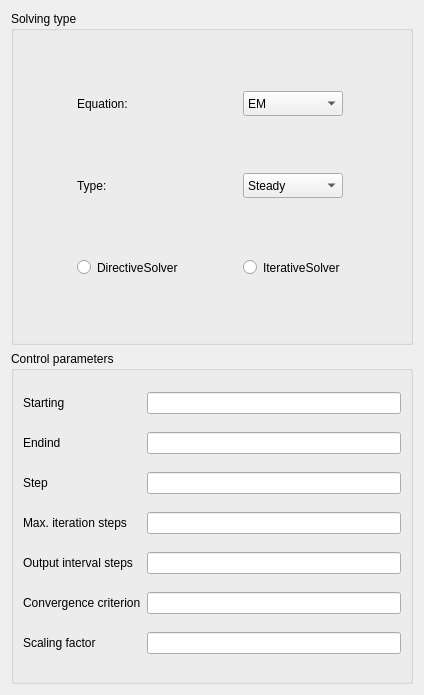
<?xml version="1.0" encoding="UTF-8"?>
<ui version="4.0">
 <class>MySimIIGui::SolverSettings</class>
 <widget class="QWidget" name="MySimIIGui::SolverSettings">
  <property name="geometry">
   <rect>
    <x>0</x>
    <y>0</y>
    <width>424</width>
    <height>695</height>
   </rect>
  </property>
  <property name="minimumSize">
   <size>
    <width>150</width>
    <height>250</height>
   </size>
  </property>
  <property name="sizeIncrement">
   <size>
    <width>0</width>
    <height>0</height>
   </size>
  </property>
  <property name="baseSize">
   <size>
    <width>0</width>
    <height>0</height>
   </size>
  </property>
  <property name="windowTitle">
   <string>Solver settings</string>
  </property>
  <layout class="QGridLayout" name="gridLayout_3">
   <item row="0" column="0">
    <widget class="QGroupBox" name="groupBox">
     <property name="title">
      <string>Solving type</string>
     </property>
     <layout class="QGridLayout" name="gridLayout">
      <item row="2" column="1">
       <widget class="QRadioButton" name="IterativeSolver">
        <property name="maximumSize">
         <size>
          <width>115</width>
          <height>25</height>
         </size>
        </property>
        <property name="text">
         <string>IterativeSolver</string>
        </property>
       </widget>
      </item>
      <item row="1" column="0">
       <widget class="QLabel" name="Label_Type">
        <property name="maximumSize">
         <size>
          <width>50</width>
          <height>25</height>
         </size>
        </property>
        <property name="text">
         <string>Type:</string>
        </property>
       </widget>
      </item>
      <item row="0" column="1">
       <widget class="QComboBox" name="ComboBox_Equations">
        <property name="maximumSize">
         <size>
          <width>100</width>
          <height>25</height>
         </size>
        </property>
        <property name="editable">
         <bool>false</bool>
        </property>
        <item>
         <property name="text">
          <string>EM</string>
         </property>
        </item>
        <item>
         <property name="text">
          <string>CF</string>
         </property>
        </item>
        <item>
         <property name="text">
          <string>Heat</string>
         </property>
        </item>
        <item>
         <property name="text">
          <string>EM+Heat</string>
         </property>
        </item>
        <item>
         <property name="text">
          <string>CF+Heat</string>
         </property>
        </item>
        <item>
         <property name="text">
          <string>EM+CF+Heat</string>
         </property>
        </item>
       </widget>
      </item>
      <item row="1" column="1">
       <widget class="QComboBox" name="ComboBox_Type">
        <property name="maximumSize">
         <size>
          <width>100</width>
          <height>25</height>
         </size>
        </property>
        <property name="editable">
         <bool>false</bool>
        </property>
        <item>
         <property name="text">
          <string>Steady</string>
         </property>
        </item>
        <item>
         <property name="text">
          <string>Transient</string>
         </property>
        </item>
        <item>
         <property name="text">
          <string>Scanning</string>
         </property>
        </item>
       </widget>
      </item>
      <item row="2" column="0">
       <widget class="QRadioButton" name="DirectiveSolver">
        <property name="maximumSize">
         <size>
          <width>115</width>
          <height>25</height>
         </size>
        </property>
        <property name="text">
         <string>DirectiveSolver</string>
        </property>
       </widget>
      </item>
      <item row="0" column="0">
       <widget class="QLabel" name="Label_Solvers">
        <property name="maximumSize">
         <size>
          <width>50</width>
          <height>25</height>
         </size>
        </property>
        <property name="text">
         <string>Equation:</string>
        </property>
       </widget>
      </item>
     </layout>
    </widget>
   </item>
   <item row="1" column="0">
    <widget class="QGroupBox" name="groupBox_2">
     <property name="title">
      <string>Control parameters</string>
     </property>
     <layout class="QGridLayout" name="gridLayout_2">
      <item row="0" column="0">
       <widget class="QLabel" name="label">
        <property name="text">
         <string>Starting</string>
        </property>
       </widget>
      </item>
      <item row="0" column="1">
       <widget class="QLineEdit" name="lineEdit_Starting"/>
      </item>
      <item row="1" column="0">
       <widget class="QLabel" name="label_2">
        <property name="text">
         <string>Endind</string>
        </property>
       </widget>
      </item>
      <item row="1" column="1">
       <widget class="QLineEdit" name="lineEdit_Ending"/>
      </item>
      <item row="2" column="0">
       <widget class="QLabel" name="label_3">
        <property name="text">
         <string>Step</string>
        </property>
       </widget>
      </item>
      <item row="2" column="1">
       <widget class="QLineEdit" name="lineEdit_Step"/>
      </item>
      <item row="3" column="0">
       <widget class="QLabel" name="label_4">
        <property name="text">
         <string>Max. iteration steps</string>
        </property>
       </widget>
      </item>
      <item row="3" column="1">
       <widget class="QLineEdit" name="lineEdit_MaxIterSteps"/>
      </item>
      <item row="4" column="0">
       <widget class="QLabel" name="label_5">
        <property name="text">
         <string>Output interval steps</string>
        </property>
       </widget>
      </item>
      <item row="4" column="1">
       <widget class="QLineEdit" name="lineEdit_OutputSteps"/>
      </item>
      <item row="5" column="0">
       <widget class="QLabel" name="label_6">
        <property name="text">
         <string>Convergence criterion</string>
        </property>
       </widget>
      </item>
      <item row="5" column="1">
       <widget class="QLineEdit" name="lineEdit_ConvergCri"/>
      </item>
      <item row="6" column="0">
       <widget class="QLabel" name="label_7">
        <property name="text">
         <string>Scaling factor</string>
        </property>
       </widget>
      </item>
      <item row="6" column="1">
       <widget class="QLineEdit" name="lineEdit_ScalFactor"/>
      </item>
     </layout>
    </widget>
   </item>
  </layout>
 </widget>
 <resources/>
 <connections/>
</ui>
